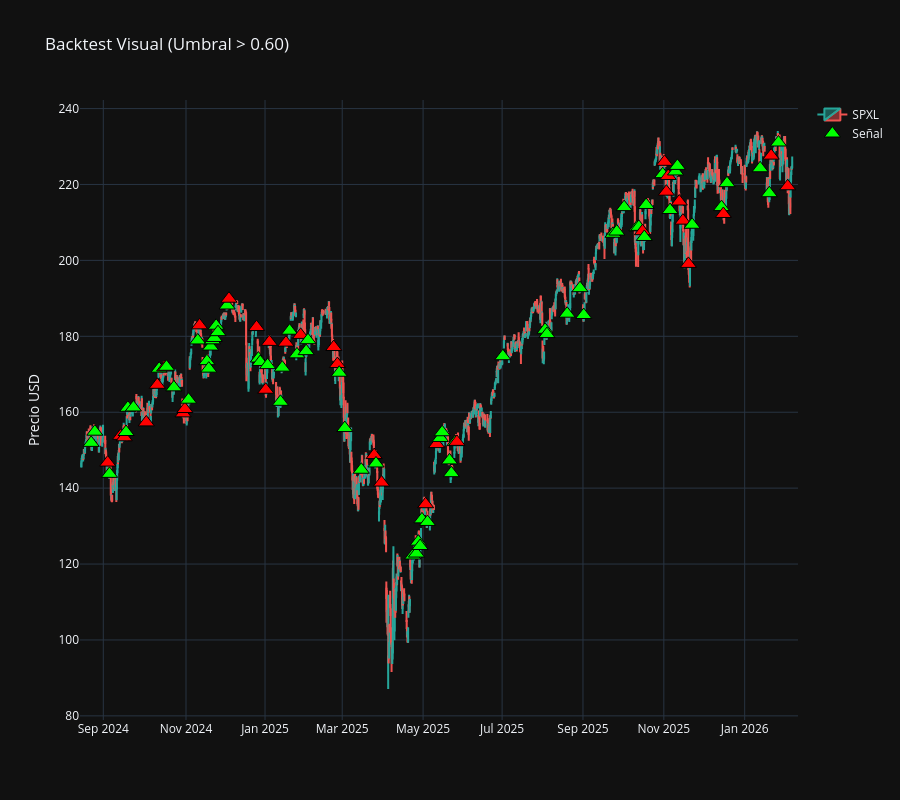

The notebook cell this image was saved under:
### Code cell
def plot_model_performance_v2(df_hourly, X_test, y_test, probs, threshold=0.6):
    """
    Versión robusta: Fuerza la conversión a DatetimeIndex para evitar AttributeError.
    """
    
    # --- 1. PREPARACIÓN Y NORMALIZACIÓN DE DATOS ---
    df_plot = df_hourly.copy()
    
    # Unificamos X_test, y_test y Probs
    results_df = X_test.copy()
    
    # Aseguramos que 'target' esté presente
    if isinstance(y_test, pd.Series):
        results_df['target'] = y_test.values
    elif isinstance(y_test, pd.DataFrame):
        results_df['target'] = y_test.iloc[:, 0].values # Toma la primera columna si es DF
    else:
        results_df['target'] = y_test # Si es array numpy
        
    results_df['Prob'] = probs
    
    # --- 2. CORRECCIÓN DE FECHAS (EL FIX) ---
    
    # A) Datos Horarios (Fondo del gráfico)
    # PASO CRÍTICO: Forzamos que sea DatetimeIndex. Si ya lo es, no hace nada. Si es texto, lo convierte.
    df_plot.index = pd.to_datetime(df_plot.index)
    
    # Ahora que sabemos seguro que es fecha, miramos la zona horaria
    if df_plot.index.tz is not None:
        # Convertimos a NY y quitamos la zona para comparar limpio
        df_plot.index = df_plot.index.tz_convert('US/Eastern').tz_localize(None)
    
    # B) Datos Diarios (Resultados del Test)
    results_df.index = pd.to_datetime(results_df.index)
    
    if results_df.index.tz is not None:
        results_df.index = results_df.index.tz_localize(None)

    # --- 3. FILTRADO DE OPERACIONES ---
    trades = results_df[results_df['Prob'] > threshold].copy()
    
    if trades.empty:
        print(f"⚠️ El modelo no realizó ninguna operación con umbral > {threshold}.")
        return

    # --- 4. MAPEO EXACTO A VELAS ---
    timestamps = []
    prices = []
    colors = []
    hover_texts = []
    
    # Asumimos entrada a las 12:00 PM
    delta_entrada = pd.Timedelta(hours=12, minutes=0)

    print(f"Procesando {len(trades)} operaciones...")

    for date, row in trades.iterrows():
        try:
            # Calculamos hora exacta
            entry_time = date + delta_entrada
            
            # Buscamos vela más cercana
            idx_loc = df_plot.index.get_indexer([entry_time], method='nearest')[0]
            candle = df_plot.iloc[idx_loc]
            
            # Validar que no sea un día festivo (vela muy lejana)
            if abs(candle.name - entry_time) > pd.Timedelta(hours=2):
                continue

            timestamps.append(candle.name)
            prices.append(candle['close'])
            
            # Color según Target
            is_win = row['target'] == 1
            if is_win:
                colors.append('#00FF00') # Verde
                msg = "WIN"
            else:
                colors.append('#FF0000') # Rojo
                msg = "LOSS"
                
            hover_texts.append(f"Fecha: {date.date()}<br>Prob: {row['Prob']:.1%}<br>{msg}")

        except Exception as e:
            continue

    # --- 5. VISUALIZACIÓN ---
    # Zoom automático
    if len(results_df) > 0:
        start_dt = results_df.index[0] - pd.Timedelta(days=5)
        end_dt = results_df.index[-1] + pd.Timedelta(days=5)
        df_zoom = df_plot.loc[(df_plot.index >= start_dt) & (df_plot.index <= end_dt)]
    else:
        df_zoom = df_plot.iloc[-100:] # Fallback si algo falla

    fig = go.Figure()

    # Velas
    fig.add_trace(go.Candlestick(
        x=df_zoom.index,
        open=df_zoom['open'], high=df_zoom['high'],
        low=df_zoom['low'], close=df_zoom['close'],
        name='SPXL',
        increasing_line_color='#26a69a', 
        decreasing_line_color='#ef5350'
    ))

    # Señales
    fig.add_trace(go.Scatter(
        x=timestamps, y=prices,
        mode='markers',
        marker=dict(color=colors, size=14, symbol='triangle-up', line=dict(width=1, color='black')),
        text=hover_texts, hoverinfo='text',
        name='Señal'
    ))

    fig.update_layout(
        title=f'Backtest Visual (Umbral > {threshold:.2f})',
        yaxis_title='Precio USD',
        template='plotly_dark',
        height=800,
        xaxis_rangeslider_visible=False,
        xaxis=dict(
            rangebreaks=[
                dict(bounds=["sat", "mon"]), 
                dict(bounds=[16, 9.5], pattern="hour"), 
            ]
        )
    )

    fig.show()

plot_model_performance_v2(df_spxl, X_test, y_test, y_test_probs, MODEL_THRESHOLD)

### Figure 1 — Plotly figure (JSON) as saved in the notebook; plotly's stock layout.template omitted (floating-point values rounded to 4 significant figures; data arrays with more than 128 entries replaced by an {"elided": "..."} marker saying what was removed)
{"data": [{"close": {"elided": "2589 float values"}, "decreasing": {"line": {"color": "#ef5350"}}, "high": {"elided": "2589 float values"}, "increasing": {"line": {"color": "#26a69a"}}, "low": {"elided": "2589 float values"}, "name": "SPXL", "open": {"elided": "2589 float values"}, "type": "candlestick", "x": {"elided": "2589 str values"}}, {"hoverinfo": "text", "marker": {"color": ["#00FF00", "#00FF00", "#FF0000", "#00FF00", "#FF0000", "#FF0000", "#00FF00", "#00FF00", "#00FF00", "#FF0000", "#FF0000", "#00FF00", "#FF0000", "#00FF00", "#00FF00", "#FF0000", "#FF0000", "#00FF00", "#00FF00", "#FF0000", "#00FF00", "#00FF00", "#00FF00", "#00FF00", "#00FF00", "#00FF00", "#00FF00", "#00FF00", "#FF0000", "#FF0000", "#00FF00", "#00FF00", "#FF0000", "#00FF00", "#FF0000", "#00FF00", "#00FF00", "#FF0000", "#00FF00", "#00FF00", "#FF0000", "#00FF00", "#00FF00", "#FF0000", "#FF0000", "#00FF00", "#00FF00", "#00FF00", "#FF0000", "#00FF00", "#FF0000", "#00FF00", "#00FF00", "#00FF00", "#00FF00", "#00FF00", "#FF0000", "#00FF00", "#FF0000", "#00FF00", "#00FF00", "#00FF00", "#00FF00", "#00FF00", "#FF0000", "#00FF00", "#00FF00", "#00FF00", "#00FF00", "#00FF00", "#00FF00", "#00FF00", "#00FF00", "#00FF00", "#00FF00", "#00FF00", "#FF0000", "#00FF00", "#00FF00", "#00FF00", "#FF0000", "#FF0000", "#FF0000", "#00FF00", "#00FF00", "#00FF00", "#FF0000", "#FF0000", "#FF0000", "#00FF00", "#00FF00", "#FF0000", "#00FF00", "#00FF00", "#00FF00", "#FF0000", "#00FF00", "#FF0000"], "line": {"color": "black", "width": 1}, "size": 14, "symbol": "triangle-up"}, "mode": "markers", "name": "Señal", "text": ["Fecha: 2024-08-22<br>Prob: 70.5%<br>WIN", "Fecha: 2024-08-26<br>Prob: 74.5%<br>WIN", "Fecha: 2024-09-04<br>Prob: 74.9%<br>LOSS", "Fecha: 2024-09-05<br>Prob: 75.3%<br>WIN", "Fecha: 2024-09-13<br>Prob: 63.2%<br>LOSS", "Fecha: 2024-09-17<br>Prob: 63.1%<br>LOSS", "Fecha: 2024-09-18<br>Prob: 66.2%<br>WIN", "Fecha: 2024-09-19<br>Prob: 67.3%<br>WIN", "Fecha: 2024-09-24<br>Prob: 61.1%<br>WIN", "Fecha: 2024-10-03<br>Prob: 72.7%<br>LOSS", "Fecha: 2024-10-11<br>Prob: 71.5%<br>LOSS", "Fecha: 2024-10-14<br>Prob: 62.1%<br>WIN", "Fecha: 2024-10-17<br>Prob: 69.8%<br>LOSS", "Fecha: 2024-10-18<br>Prob: 60.1%<br>WIN", "Fecha: 2024-10-24<br>Prob: 60.3%<br>WIN", "Fecha: 2024-10-31<br>Prob: 65.5%<br>LOSS", "Fecha: 2024-11-01<br>Prob: 65.5%<br>LOSS", "Fecha: 2024-11-05<br>Prob: 72.6%<br>WIN", "Fecha: 2024-11-12<br>Prob: 68.2%<br>WIN", "Fecha: 2024-11-13<br>Prob: 70.6%<br>LOSS", "Fecha: 2024-11-19<br>Prob: 65.5%<br>WIN", "Fecha: 2024-11-20<br>Prob: 70.2%<br>WIN", "Fecha: 2024-11-21<br>Prob: 77.3%<br>WIN", "Fecha: 2024-11-22<br>Prob: 61.7%<br>WIN", "Fecha: 2024-11-25<br>Prob: 64.8%<br>WIN", "Fecha: 2024-11-26<br>Prob: 70.3%<br>WIN", "Fecha: 2024-11-27<br>Prob: 61.9%<br>WIN", "Fecha: 2024-12-04<br>Prob: 60.7%<br>WIN", "Fecha: 2024-12-05<br>Prob: 60.6%<br>LOSS", "Fecha: 2024-12-26<br>Prob: 61.4%<br>LOSS", "Fecha: 2024-12-27<br>Prob: 71.3%<br>WIN", "Fecha: 2024-12-30<br>Prob: 64.1%<br>WIN", "Fecha: 2025-01-02<br>Prob: 66.5%<br>LOSS", "Fecha: 2025-01-03<br>Prob: 75.3%<br>WIN", "Fecha: 2025-01-06<br>Prob: 62.1%<br>LOSS", "Fecha: 2025-01-14<br>Prob: 68.5%<br>WIN", "Fecha: 2025-01-15<br>Prob: 65.7%<br>WIN", "Fecha: 2025-01-17<br>Prob: 71.6%<br>LOSS", "Fecha: 2025-01-21<br>Prob: 69.0%<br>WIN", "Fecha: 2025-01-27<br>Prob: 62.5%<br>WIN", "Fecha: 2025-01-29<br>Prob: 67.4%<br>LOSS", "Fecha: 2025-02-03<br>Prob: 79.6%<br>WIN", "Fecha: 2025-02-04<br>Prob: 69.6%<br>WIN", "Fecha: 2025-02-24<br>Prob: 64.5%<br>LOSS", "Fecha: 2025-02-26<br>Prob: 62.3%<br>LOSS", "Fecha: 2025-02-27<br>Prob: 72.6%<br>WIN", "Fecha: 2025-03-04<br>Prob: 67.1%<br>WIN", "Fecha: 2025-03-17<br>Prob: 63.1%<br>WIN", "Fecha: 2025-03-26<br>Prob: 72.6%<br>LOSS", "Fecha: 2025-03-27<br>Prob: 67.4%<br>WIN", "Fecha: 2025-04-01<br>Prob: 70.3%<br>LOSS", "Fecha: 2025-04-24<br>Prob: 64.8%<br>WIN", "Fecha: 2025-04-28<br>Prob: 61.1%<br>WIN", "Fecha: 2025-04-29<br>Prob: 66.5%<br>WIN", "Fecha: 2025-04-30<br>Prob: 63.5%<br>WIN", "Fecha: 2025-05-01<br>Prob: 70.1%<br>WIN", "Fecha: 2025-05-05<br>Prob: 62.6%<br>LOSS", "Fecha: 2025-05-06<br>Prob: 71.2%<br>WIN", "Fecha: 2025-05-13<br>Prob: 68.7%<br>LOSS", "Fecha: 2025-05-15<br>Prob: 71.1%<br>WIN", "Fecha: 2025-05-16<br>Prob: 61.5%<br>WIN", "Fecha: 2025-05-22<br>Prob: 73.6%<br>WIN", "Fecha: 2025-05-23<br>Prob: 67.3%<br>WIN", "Fecha: 2025-05-27<br>Prob: 81.5%<br>WIN", "Fecha: 2025-05-28<br>Prob: 62.4%<br>LOSS", "Fecha: 2025-07-02<br>Prob: 64.1%<br>WIN", "Fecha: 2025-08-04<br>Prob: 71.6%<br>WIN", "Fecha: 2025-08-05<br>Prob: 74.9%<br>WIN", "Fecha: 2025-08-20<br>Prob: 62.5%<br>WIN", "Fecha: 2025-08-29<br>Prob: 64.7%<br>WIN", "Fecha: 2025-09-02<br>Prob: 60.8%<br>WIN", "Fecha: 2025-09-24<br>Prob: 61.8%<br>WIN", "Fecha: 2025-09-26<br>Prob: 63.4%<br>WIN", "Fecha: 2025-10-02<br>Prob: 62.5%<br>WIN", "Fecha: 2025-10-13<br>Prob: 60.9%<br>WIN", "Fecha: 2025-10-14<br>Prob: 65.6%<br>WIN", "Fecha: 2025-10-16<br>Prob: 62.8%<br>LOSS", "Fecha: 2025-10-17<br>Prob: 71.3%<br>WIN", "Fecha: 2025-10-20<br>Prob: 63.3%<br>WIN", "Fecha: 2025-10-31<br>Prob: 67.3%<br>WIN", "Fecha: 2025-11-03<br>Prob: 65.2%<br>LOSS", "Fecha: 2025-11-04<br>Prob: 67.4%<br>LOSS", "Fecha: 2025-11-05<br>Prob: 74.1%<br>LOSS", "Fecha: 2025-11-06<br>Prob: 66.5%<br>WIN", "Fecha: 2025-11-11<br>Prob: 63.1%<br>WIN", "Fecha: 2025-11-12<br>Prob: 67.7%<br>WIN", "Fecha: 2025-11-13<br>Prob: 71.2%<br>LOSS", "Fecha: 2025-11-17<br>Prob: 78.5%<br>LOSS", "Fecha: 2025-11-20<br>Prob: 63.2%<br>LOSS", "Fecha: 2025-11-24<br>Prob: 79.9%<br>WIN", "Fecha: 2025-12-16<br>Prob: 63.2%<br>WIN", "Fecha: 2025-12-17<br>Prob: 65.7%<br>LOSS", "Fecha: 2025-12-19<br>Prob: 66.6%<br>WIN", "Fecha: 2026-01-14<br>Prob: 65.7%<br>WIN", "Fecha: 2026-01-21<br>Prob: 60.6%<br>WIN", "Fecha: 2026-01-22<br>Prob: 62.5%<br>LOSS", "Fecha: 2026-01-28<br>Prob: 65.0%<br>WIN", "Fecha: 2026-02-04<br>Prob: 64.8%<br>LOSS"], "type": "scatter", "x": ["2024-08-22T12:00:00", "2024-08-26T12:00:00", "2024-09-04T12:00:00", "2024-09-05T12:00:00", "2024-09-13T12:00:00", "2024-09-17T12:00:00", "2024-09-18T12:00:00", "2024-09-19T12:00:00", "2024-09-24T12:00:00", "2024-10-03T12:00:00", "2024-10-11T12:00:00", "2024-10-14T12:00:00", "2024-10-17T12:00:00", "2024-10-18T12:00:00", "2024-10-24T12:00:00", "2024-10-31T12:00:00", "2024-11-01T12:00:00", "2024-11-05T12:00:00", "2024-11-12T12:00:00", "2024-11-13T12:00:00", "2024-11-19T12:00:00", "2024-11-20T12:00:00", "2024-11-21T12:00:00", "2024-11-22T12:00:00", "2024-11-25T12:00:00", "2024-11-26T12:00:00", "2024-11-27T12:00:00", "2024-12-04T12:00:00", "2024-12-05T12:00:00", "2024-12-26T12:00:00", "2024-12-27T12:00:00", "2024-12-30T12:00:00", "2025-01-02T12:00:00", "2025-01-03T12:00:00", "2025-01-06T12:00:00", "2025-01-14T12:00:00", "2025-01-15T12:00:00", "2025-01-17T12:00:00", "2025-01-21T12:00:00", "2025-01-27T12:00:00", "2025-01-29T12:00:00", "2025-02-03T12:00:00", "2025-02-04T12:00:00", "2025-02-24T12:00:00", "2025-02-26T12:00:00", "2025-02-27T12:00:00", "2025-03-04T12:00:00", "2025-03-17T12:00:00", "2025-03-26T12:00:00", "2025-03-27T12:00:00", "2025-04-01T12:00:00", "2025-04-24T12:00:00", "2025-04-28T12:00:00", "2025-04-29T12:00:00", "2025-04-30T12:00:00", "2025-05-01T12:00:00", "2025-05-05T12:00:00", "2025-05-06T12:00:00", "2025-05-13T12:00:00", "2025-05-15T12:00:00", "2025-05-16T12:00:00", "2025-05-22T12:00:00", "2025-05-23T12:00:00", "2025-05-27T12:00:00", "2025-05-28T12:00:00", "2025-07-02T12:00:00", "2025-08-04T12:00:00", "2025-08-05T12:00:00", "2025-08-20T12:00:00", "2025-08-29T12:00:00", "2025-09-02T12:00:00", "2025-09-24T12:00:00", "2025-09-26T12:00:00", "2025-10-02T12:00:00", "2025-10-13T12:00:00", "2025-10-14T12:00:00", "2025-10-16T12:00:00", "2025-10-17T12:00:00", "2025-10-20T12:00:00", "2025-10-31T12:00:00", "2025-11-03T12:00:00", "2025-11-04T12:00:00", "2025-11-05T12:00:00", "2025-11-06T12:00:00", "2025-11-11T12:00:00", "2025-11-12T12:00:00", "2025-11-13T12:00:00", "2025-11-17T12:00:00", "2025-11-20T12:00:00", "2025-11-24T12:00:00", "2025-12-16T12:00:00", "2025-12-17T12:00:00", "2025-12-19T12:00:00", "2026-01-14T12:00:00", "2026-01-21T12:00:00", "2026-01-22T12:00:00", "2026-01-28T12:00:00", "2026-02-04T12:00:00"], "y": [151.9, 154.9, 146.7, 143.8, 153.8, 153.4, 154.8, 161.2, 161.2, 157.3, 167.2, 171.5, 171.8, 172.0, 166.6, 159.7, 160.8, 163.3, 178.9, 182.9, 173.4, 171.5, 177.3, 178.9, 179.6, 182.8, 181.1, 188.1, 189.9, 182.4, 174.1, 173.2, 165.9, 172.4, 178.5, 162.7, 171.7, 178.3, 181.5, 175.2, 180.4, 176.1, 179.0, 177.2, 172.7, 170.4, 155.8, 144.8, 148.7, 146.5, 141.5, 122.2, 122.8, 125.9, 124.8, 131.8, 135.8, 131.1, 151.6, 153.2, 154.7, 147.3, 143.9, 152.1, 152.2, 174.8, 181.7, 180.6, 186.0, 192.7, 185.6, 207.0, 207.6, 214.0, 208.7, 208.8, 207.7, 206.2, 214.6, 222.7, 226.0, 218.1, 222.2, 213.3, 223.4, 224.9, 215.5, 210.5, 199.1, 209.4, 214.0, 212.2, 220.3, 224.3, 217.7, 227.6, 231.1, 219.5]}], "layout": {"height": 800, "title": {"text": "Backtest Visual (Umbral > 0.60)"}, "xaxis": {"rangebreaks": [{"bounds": ["sat", "mon"]}, {"bounds": [16, 9.5], "pattern": "hour"}], "rangeslider": {"visible": false}}, "yaxis": {"title": {"text": "Precio USD"}}}}
